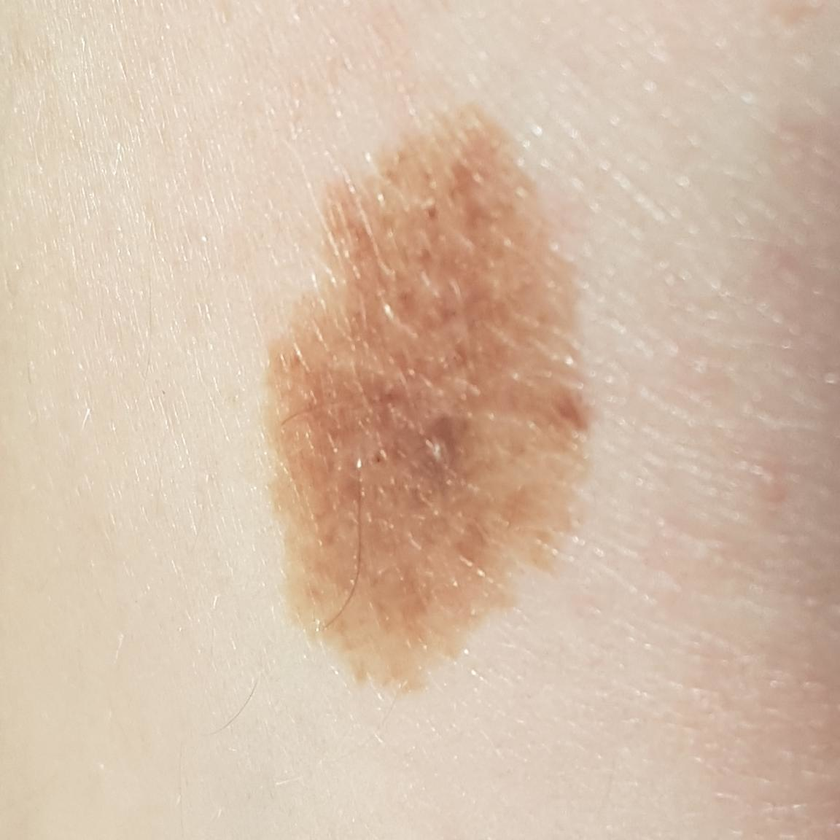
#> input picture classifiers/dots_and_globues/PAT_1379_1300_924.png, 840 x 840 px, shrunk from 1152 x 1152 before the run
$ python dots_globules.py
#> lines starting #> are read from the running program, lines starting #| are printed output that depends on the picture; after the words box and inside, x2 and y2 are one past the last pixel; in counts of white or black regions, pixels touching at a corner belong together
import numpy as np
import matplotlib.pyplot as plt
from skimage.io import imread
from skimage.color import rgb2gray, rgba2rgb  # Import rgba2rgb function
from skimage.filters import threshold_otsu
from skimage.morphology import closing, square, opening, disk
from skimage.measure import label, regionprops
from skimage.segmentation import clear_border

def calculate_compactness(region):
    perimeter = region.perimeter
    area = region.area
    if perimeter == 0:
        return 0
    return (perimeter ** 2) / (4 * np.pi * area)

def load_and_process_image(image_path, mask_path):
    # Load the image and the mask
#> called with image_path = 'PAT_1379_1300_924.png', mask_path = 'PAT_1379_1300_924_mask.png'
    image = imread(image_path)
#> image is the input picture: shape (840, 840, 3); mean R, G, B 214.3, 190.8, 170.4
    mask = imread(mask_path)
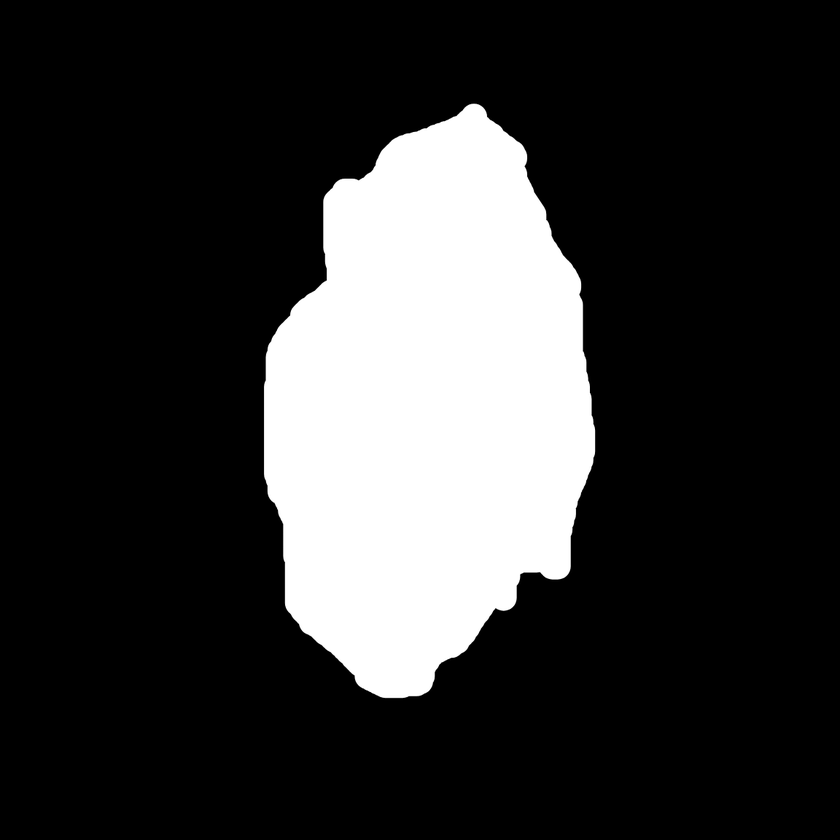
#> input picture classifiers/dots_and_globues/PAT_1379_1300_924_mask.png, 840 x 840 px, shrunk from 1152 x 1152 before the run
#> mask is the input picture: shape (840, 840); min 0, max 255, mean 51

    # Convert RGBA image to RGB if it has an alpha channel
    if image.shape[2] == 4:
        image = rgba2rgb(image)

    # Convert the image to grayscale
    gray_image = rgb2gray(image)
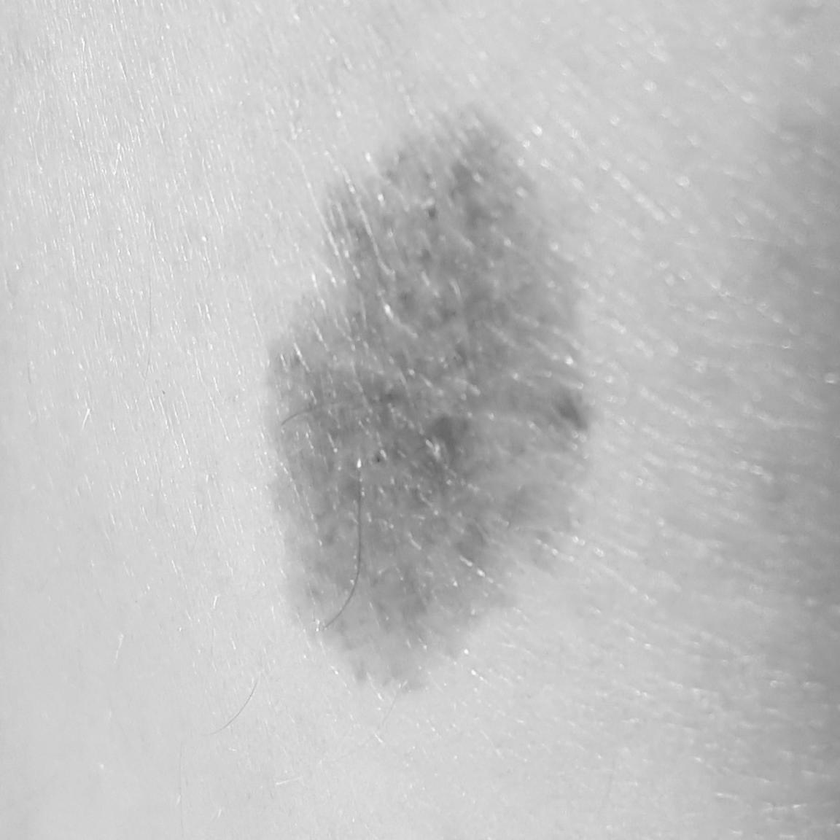
#> gray_image: shape (840, 840) float64; min 0.316, max 0.997, mean 0.762

    # Adjust the threshold to focus on dark brown spots
    thresh = threshold_otsu(gray_image)
#> thresh = 0.722
    binary = gray_image < thresh * 0.6  # Adjust the threshold value as needed for better separation
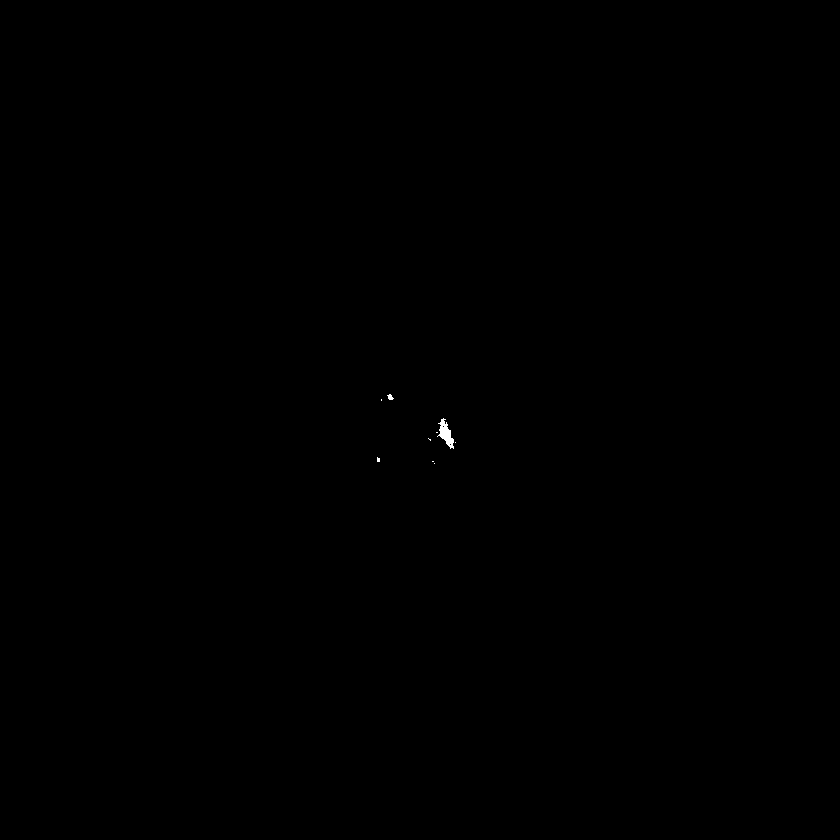
#> binary: shape (840, 840) bool; 0.04% white; 9 white regions (7 under 20 px), largest, box (x1, y1, x2, y2) and area: (437, 418, 454, 449) 240, (387, 394, 394, 400) 26

    # Apply the mask to the binary image
    binary_masked = np.logical_and(binary, mask)

    # Morphological operations to clean up the image
    binary_closed = closing(binary_masked, disk(1))  # Adjust the disk size as needed for better closing
#> binary_closed: shape (840, 840) bool; 0.04% white; 7 white regions (5 under 20 px), largest, box (x1, y1, x2, y2) and area: (437, 418, 456, 449) 250, (387, 394, 394, 400) 26
    binary_opened = opening(binary_closed, disk(1))  # Adjust the disk size as needed for better opening
#> binary_opened: shape (840, 840) bool; 0.04% white; 3 white regions (1 under 20 px)

    # Remove artifacts connected to image border
    binary_cleared = clear_border(binary_opened)

    # Label and identify regions in the image
    label_image = label(binary_cleared)
#> label_image: shape (840, 840) int32; 4 distinct labels, from 0 to 3

    # Calculate compactness for each region
    compactness_threshold = 2  # Adjust as needed for better detection of small circular shapes
    regions = regionprops(label_image)
#> regions = 3 regions; box (x1, y1, x2, y2) and area: (439, 418, 455, 448) 240, (388, 394, 394, 400) 25, (377, 458, 380, 462) 8
    image_label_overlay = np.zeros_like(label_image)
    for region in regions:
        compactness = calculate_compactness(region)
        if compactness > compactness_threshold:
            image_label_overlay[label_image == region.label] = 1
#> this loop made 3 passes
#> (perimeter in calculate_compactness, area in calculate_compactness, compactness) on passes 1 to 2: (16.49, 25, 0.865), (77.15, 240, 1.97)
#> image_label_overlay: shape (840, 840) int32; every value is 0

    return image, gray_image, binary_cleared, image_label_overlay, label_image

def display_results(image, gray_image, binary_cleared, image_label_overlay, label_image):
    fig, ax = plt.subplots(1, 4, figsize=(16, 4))
    ax[0].imshow(image)
    ax[0].set_title('Original Image')
    ax[0].axis('off')

    ax[1].imshow(gray_image, cmap='gray')
    ax[1].set_title('Grayscale Image')
    ax[1].axis('off')

    ax[2].imshow(binary_cleared, cmap='gray')
    ax[2].set_title('Binary Image')
    ax[2].axis('off')

    ax[3].imshow(image)
    ax[3].imshow(image_label_overlay, cmap='jet', alpha=0.5)
    ax[3].set_title('Detected Features on Original')
    ax[3].axis('off')
    for region in regionprops(label_image):
        # Draw rectangle around segmented features
        minr, minc, maxr, maxc = region.bbox
        rect = plt.Rectangle((minc, minr), maxc - minc, maxr - minr, fill=False, edgecolor='red', linewidth=2)
        ax[3].add_patch(rect) #forced to be three (need to reserach hwy channel has to be three)
#> this loop made 3 passes
#> (minr, minc, maxr, maxc) on passes 1 to 3: (394, 388, 400, 394), (418, 439, 448, 455), (458, 377, 462, 380)

    plt.tight_layout()
    plt.show()
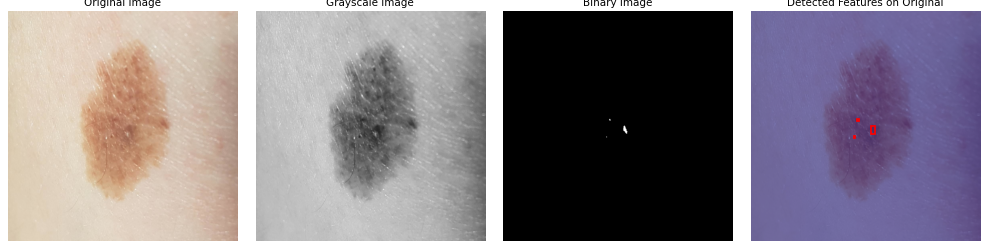
#> figure drawn by matplotlib, 4 panels

# Paths to the image and the mask
image_path = 'PAT_1379_1300_924.png' #test images
mask_path = 'PAT_1379_1300_924_mask.png'

# Load, process, and display
image, gray_image, binary_cleared, image_label_overlay, label_image = load_and_process_image(image_path, mask_path)
display_results(image, gray_image, binary_cleared, image_label_overlay, label_image)
